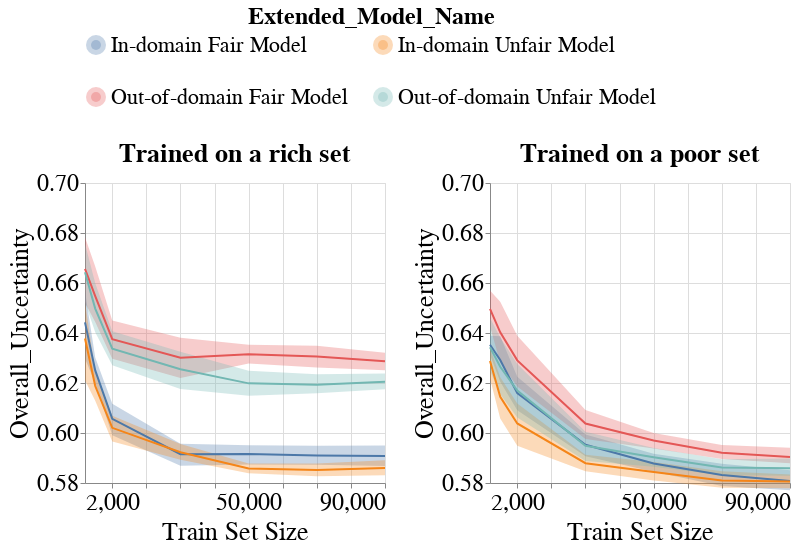

Notebook code for this chart:
### Code cell
create_group_metric_line_bands_per_dataset_plot(metrics_per_exp_dct=metrics_per_exp_dct,
                                                experiment_names=EXPERIMENT_NAMES,
                                                model_name=MODEL_NAMES[0],
                                                metric_type='subgroup',
                                                metric_name='Overall_Uncertainty',
                                                group_name='overall',
                                                ylim=[0.58, 0.70],
                                                with_band=True)

### Figure 1 — Vega-Lite specification as saved in the notebook (floating-point values rounded to 4 significant figures; data arrays with more than 128 entries replaced by an {"elided": "..."} marker saying what was removed)
{"config": {"view": {"continuousWidth": 400, "continuousHeight": 300}, "axis": {"labelFontSize": 24, "labelFontWeight": "normal", "titleFontSize": 26, "titleFontWeight": "normal"}, "legend": {"columns": 2, "direction": "horizontal", "labelFontSize": 22, "labelLimit": 400, "orient": "top", "symbolStrokeWidth": 10, "titleAnchor": "middle", "titleFontSize": 24, "titleLimit": 300}, "title": {"fontSize": 22}}, "vconcat": [{"hconcat": [{"layer": [{"mark": {"type": "errorband", "extent": "ci"}, "encoding": {"color": {"field": "Extended_Model_Name", "type": "nominal"}, "x": {"axis": {"labelExpr": "(datum.value == 5000) || (datum.value == 10000) ? '2,000' : datum.label"}, "field": "Train_Set_Size", "scale": {"nice": false}, "title": "Train Set Size", "type": "quantitative"}, "y": {"field": "Metric_Value", "scale": {"domain": [0.58, 0.7], "zero": false}, "title": "Overall_Uncertainty", "type": "quantitative"}}}, {"mark": "line", "encoding": {"color": {"field": "Extended_Model_Name", "type": "nominal"}, "x": {"axis": {"labelExpr": "(datum.value == 5000) || (datum.value == 10000) ? '2,000' : datum.label"}, "field": "Train_Set_Size", "scale": {"nice": false}, "title": "Train Set Size", "type": "quantitative"}, "y": {"aggregate": "mean", "field": "Metric_Value", "scale": {"domain": [0.58, 0.7], "zero": false}, "title": "Overall_Uncertainty", "type": "quantitative"}}}], "height": 300, "title": {"text": "Trained on a rich set", "fontSize": 26}, "width": 300}, {"layer": [{"mark": {"type": "errorband", "extent": "ci"}, "encoding": {"color": {"field": "Extended_Model_Name", "type": "nominal"}, "x": {"axis": {"labelExpr": "(datum.value == 5000) || (datum.value == 10000) ? '2,000' : datum.label"}, "field": "Train_Set_Size", "scale": {"nice": false}, "title": "Train Set Size", "type": "quantitative"}, "y": {"field": "Metric_Value", "scale": {"domain": [0.58, 0.7], "zero": false}, "title": "Overall_Uncertainty", "type": "quantitative"}}}, {"mark": "line", "encoding": {"color": {"field": "Extended_Model_Name", "type": "nominal"}, "x": {"axis": {"labelExpr": "(datum.value == 5000) || (datum.value == 10000) ? '2,000' : datum.label"}, "field": "Train_Set_Size", "scale": {"nice": false}, "title": "Train Set Size", "type": "quantitative"}, "y": {"aggregate": "mean", "field": "Metric_Value", "scale": {"domain": [0.58, 0.7], "zero": false}, "title": "Overall_Uncertainty", "type": "quantitative"}}}], "data": {"name": "data-356780f03af263a36ba62a02381c1c77"}, "height": 300, "title": {"text": "Trained on a poor set", "fontSize": 26}, "width": 300}]}], "data": {"name": "data-31e3f8e435da1cbe00545c41669cdce4"}, "$schema": "https://vega.github.io/schema/vega-lite/v4.17.0.json", "datasets": {"data-31e3f8e435da1cbe00545c41669cdce4": {"elided": "168 records"}, "data-356780f03af263a36ba62a02381c1c77": {"elided": "168 records"}}}
